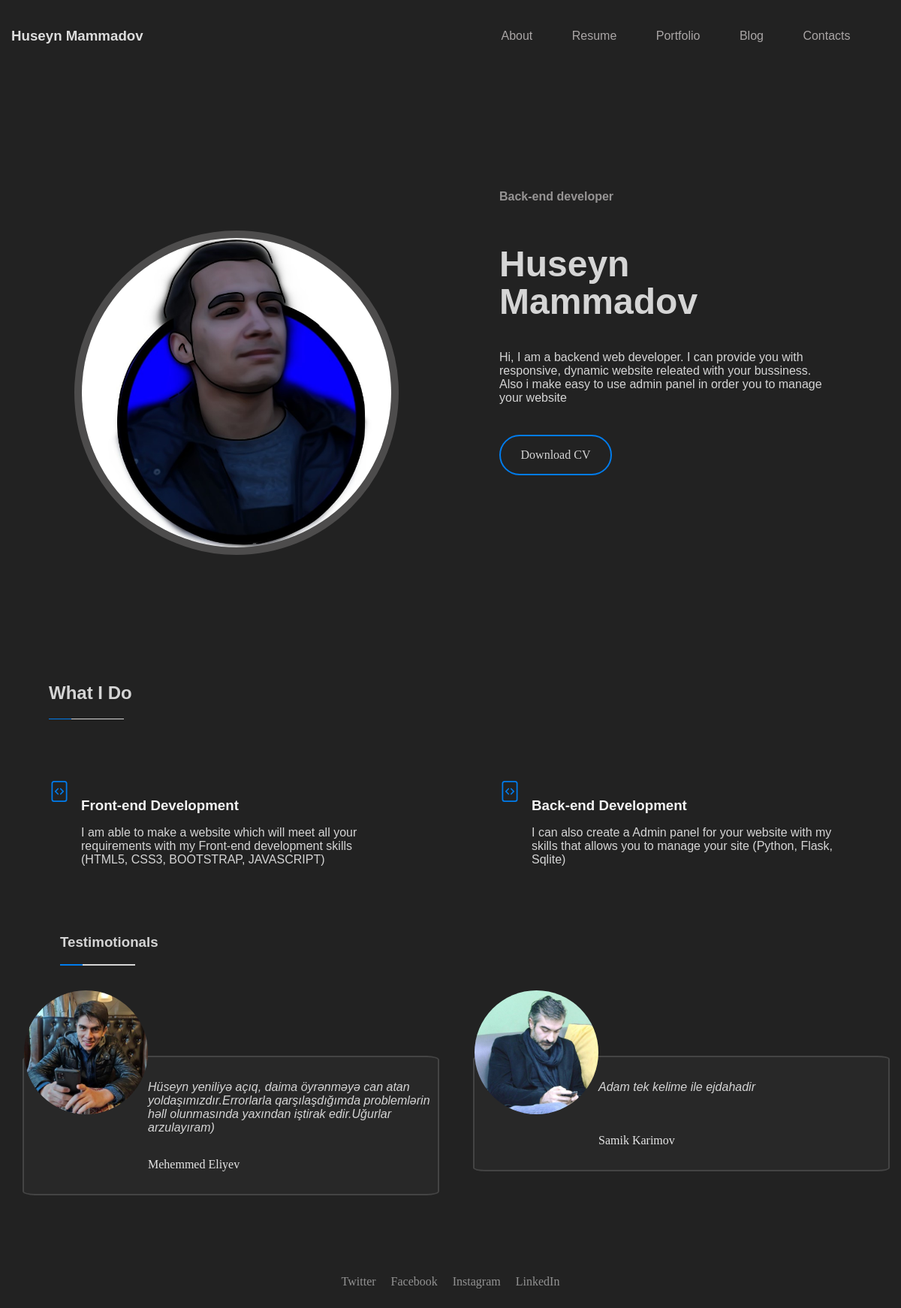
The page / on the database its author committed.
### models.py (models this page shows)
class Service(db.Model):
    id=db.Column(db.Integer,primary_key=True)
    service_title=db.Column(db.String(100))
    service_desc=db.Column(db.String(100))
    service_icon=db.Column(db.String(50))

class Testimotional(db.Model):
    id=db.Column(db.Integer,primary_key=True)
    testimotional_content=db.Column(db.String(100))
    testimotional_writer=db.Column(db.String(100))
    writer_img=db.Column(db.String(100))

### app/routes.py (the view)
@app.route("/")
def app_index():
    from models import Service,Testimotional
    services=Service.query.all()
    testimotionals=Testimotional.query.all()
    return render_template('app/index.html', services=services, testimotionals=testimotionals)

### templates/app/index.html (shortened to what this page needs)
{% extends "app/base.html" %}
{% block content %}
        <section class="image-information-container">
            <div class="image-information">
                <div class="container-fluid">
                    <div class="row">
                        <div class="col-sm-12 col-lg-6">
                            <div class="image">
                                <img src="static/app/images/WhatsApp Image 2020-11-29 at 01.16.18.jpeg" alt="">
                            </div>
                        </div>
                        <div class="col-sm-12 col-lg-6">
                            <div class="information">
                                <h4 style="color: rgb(150, 148, 148);">Back-end developer</h4>
                                <h1>Huseyn Mammadov</h1>
                                <p>Hi, I am a backend web developer. I can provide you with responsive, dynamic website releated with your bussiness. Also i make easy to use admin panel in order you to manage your website</p>
                                <div class="cv-btn" style="color: #d5d5d5;">
                                    Download CV
                                </div>
                            </div>
                        </div>
                    </div>
                </div>
            </div>
        </section>
        <section class="what-i-do">
            <div class="container-fluid">
                <div class="row">
                    <div class="col-12">
                        <div class="main-text-container">
                            <div class="main-text">
                                <h2>What I Do</h2>
                                <div class="blue-gray-div">
                                    <div class="blue-div"></div>
                                    <div class="gray-div"></div>
                                </div>
                            </div>
                        </div>
                    </div>
                </div>
                <div class="row">
                    {% for service in services %}
                    <div class="col-sm-12 col-lg-6">
                        <div class="marketing-container">
                            <div class="copyright-icon">
                            </div>
                            <div class="copyright-text">
                                <h3>{{service.service_title}}</h3>
                                <p>
                                {{service.service_desc}}
                                </p>
                            </div>
                        </div>
                    </div>
                    {% endfor %}
                </div>
            </div>
        </section>
        <section class="testimotionals">
            <div class="container-fluid">
                <div class="row m-50">
                    <div class="col-12">
                        <div class="testimotionals-text">
                            <h3>Testimotionals</h3>
                            <div class="blue-gray-div">
                                <div class="blue-div"></div>
                                <div class="gray-div"></div>
                            </div>
                        </div>
                    </div>
                </div>
                <div class="row">
                    {% for testimotional in testimotionals %}
                    <div class="col-sm-12 col-lg-6">
                        <div class="testimotionals-content">
                            <div class="test-image">
                                <img src="static/uploads/{{testimotional.writer_img}}" alt="">
                            </div>
                            <div class="test-comment">
                                <p>{{testimotional.testimotional_content}}</p>
                                <span>{{testimotional.testimotional_writer}}</span>
                            </div>
                        </div>
                    </div>
                    {% endfor %}
                </div>
            </div>
        </section>
{% endblock %}

### static/app/css/grid.css (style rules this page uses)
html { box-sizing: border-box; -ms-overflow-style: scrollbar; }
*, *::before, *::after { box-sizing: inherit; }
.container-fluid { width: 100%; padding-right: 15px; padding-left: 15px; margin-right: auto; margin-left: auto; }
.row { display: -webkit-box; display: -ms-flexbox; display: flex; -ms-flex-wrap: wrap; flex-wrap: wrap; margin-right: -15px; margin-left: -15px; }
.col-1, .col-2, .col-3, .col-4, .col-5, .col-6, .col-7, .col-8, .col-9, .col-10, .col-11, .col-12, .col, .col-auto, .col-sm-1, .col-sm-2, .col-sm-3, .col-sm-4, .col-sm-5, .col-sm-6, .col-sm-7, .col-sm-8, .col-sm-9, .col-sm-10, .col-sm-11, .col-sm-12, .col-sm, .col-sm-auto, .col-md-1, .col-md-2, .col-md-3, .col-md-4, .col-md-5, .col-md-6, .col-md-7, .col-md-8, .col-md-9, .col-md-10, .col-md-11, .col-md-12, .col-md, .col-md-auto, .col-lg-1, .col-lg-2, .col-lg-3, .col-lg-4, .col-lg-5, .col-lg-6, .col-lg-7, .col-lg-8, .col-lg-9, .col-lg-10, .col-lg-11, .col-lg-12, .col-lg, .col-lg-auto, .col-xl-1, .col-xl-2, .col-xl-3, .col-xl-4, .col-xl-5, .col-xl-6, .col-xl-7, .col-xl-8, .col-xl-9, .col-xl-10, .col-xl-11, .col-xl-12, .col-xl, .col-xl-auto { position: relative; width: 100%; min-height: 1px; padding-right: 15px; padding-left: 15px; }
.col-12 { -webkit-box-flex: 0; -ms-flex: 0 0 100%; flex: 0 0 100%; max-width: 100%; }
@media (min-width: 576px) { .col-sm-12 { -webkit-box-flex: 0; -ms-flex: 0 0 100%; flex: 0 0 100%; max-width: 100%; } }
@media (min-width: 992px) { .col-lg-6 { -webkit-box-flex: 0; -ms-flex: 0 0 50%; flex: 0 0 50%; max-width: 50%; } }

### static/app/css/style.css (style rules this page uses)
body p, h1, h2, h3, h4, h5 { font-family: "Poppins",Helvetica,sans-serif; color: #d5d5d5; }
body { background-color: #222; margin: 0px; }
.m-50 { margin-left:50px }
.image { display: flex; justify-content: center; max-width: 100%; margin-top: 20px; }
.image img { object-fit: cover; max-width: 60%; border-radius: 50%; border: 10px solid rgb(77, 76, 76); }
.information { line-height: 50px; height: 100%; padding: 20px 50px 0px 50px; margin-top: -50px; }
.information p { line-height: normal; margin-top: 20px; width: 100%; }
.information h4 { margin-top: 50px; max-width: 200px; }
.information h1 { font-size: 3em; max-width: 100%; }
.image-information { margin: 120px 30px; }
.cv-btn { text-align: center; border: 2px solid #007ced; width: 150px; border-radius: 50px; margin-top: 40px; }
.what-i-do { background-color: #222; margin-bottom: 20px; }
.main-text-container { margin: 50px; color: #f5f5f5; }
.marketing-container { position: relative; right: 0px; display: flex; padding: 15px 50px; }
.copyright-icon { font-size: 2em; color: #007ced; margin-top: 15px; margin-right: 15px; }
.copyright-text { padding: 20px 0px; }
.copyright-text h3 { margin-bottom: 10px; color: #f5f5f5; }
.copyright-text p { color: #d5d5d5; }
.testimotionals-text { margin-bottom: 20px; color: white; }
.testimotionals { background-color: #222; }
.testimotionals-content { border: 2px solid #444; display: flex; border-radius: 3%; margin-top: 100px; margin-left: 15px; background-color: #282828 }
.test-comment { display: flex; flex-direction: column; justify-content: space-between; padding: 15px 0px; margin-left: 40px; }
.test-comment p { color: #d5d5d5; font-style: italic; }
.test-comment span { line-height: 3em; color: #e5e5e5; }
.test-image img { width: 165px; height: 165px; object-fit: cover; border-radius: 50%; margin-top: -15%; margin-right: -40px; transform: translate(0px, -70px); }
::placeholder { color: #f5f5f5; }
.blue-div { width: 30px; height: 1.5px; background-color: #007ced; }
.gray-div { width: 70px; height: 1.5px; background-color: #d5d5d5; }
.blue-gray-div { display: flex; }
@media (min-width: 1024px) { .image img { max-width: 80%; margin-top: 70px; } }

### rows shown on the page
Service: service_title "Front-end Development", service_desc "I am able to make a website which will meet all your requirements with my Front-end development skills (HTML5, CSS3, BOOTSTRAP, JAVASCRIPT)"
Service: service_title "Back-end Development", service_desc "I can also create a Admin panel for your website with my skills that allows you to manage your site (Python, Flask, Sqlite)"
Testimotional: writer_img (picture), testimotional_content "Hüseyn yeniliyə açıq, daima öyrənməyə can atan yoldaşımızdır.Errorlarla qarşılaşdığımda problemlərin həll olunmasında yaxından iştirak edir.Uğurlar arzulayıram)", testimotional_writer "Mehemmed Eliyev"
Testimotional: writer_img (picture), testimotional_content "Adam tek kelime ile ejdahadir", testimotional_writer "Samik Karimov"
